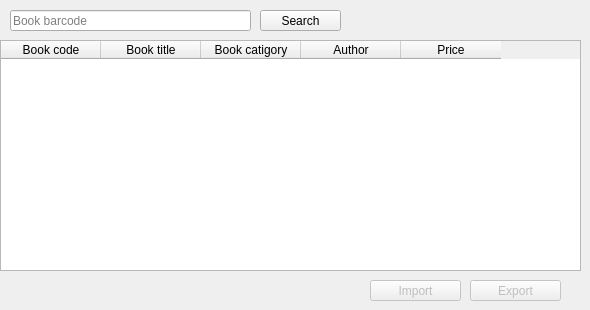
      <widget class="QWidget" name="tab_8">
       <attribute name="title">
        <string>All books</string>
       </attribute>
       <widget class="QLineEdit" name="lineEdit_2">
        <property name="geometry">
         <rect>
          <x>10</x>
          <y>10</y>
          <width>241</width>
          <height>21</height>
         </rect>
        </property>
        <property name="placeholderText">
         <string>Book barcode</string>
        </property>
       </widget>
       <widget class="QPushButton" name="pushButton_9">
        <property name="geometry">
         <rect>
          <x>260</x>
          <y>10</y>
          <width>81</width>
          <height>21</height>
         </rect>
        </property>
        <property name="text">
         <string>Search</string>
        </property>
       </widget>
       <widget class="QTableWidget" name="tableWidget_2">
        <property name="geometry">
         <rect>
          <x>0</x>
          <y>40</y>
          <width>581</width>
          <height>231</height>
         </rect>
        </property>
        <column>
         <property name="text">
          <string>Book code</string>
         </property>
        </column>
        <column>
         <property name="text">
          <string>Book title</string>
         </property>
        </column>
        <column>
         <property name="text">
          <string>Book catigory</string>
         </property>
        </column>
        <column>
         <property name="text">
          <string>Author</string>
         </property>
        </column>
        <column>
         <property name="text">
          <string>Price</string>
         </property>
        </column>
       </widget>
       <widget class="QPushButton" name="pushButton_34">
        <property name="enabled">
         <bool>false</bool>
        </property>
        <property name="geometry">
         <rect>
          <x>370</x>
          <y>280</y>
          <width>91</width>
          <height>21</height>
         </rect>
        </property>
        <property name="text">
         <string>Import</string>
        </property>
       </widget>
       <widget class="QPushButton" name="pushButton_35">
        <property name="enabled">
         <bool>false</bool>
        </property>
        <property name="geometry">
         <rect>
          <x>470</x>
          <y>280</y>
          <width>91</width>
          <height>21</height>
         </rect>
        </property>
        <property name="text">
         <string>Export</string>
        </property>
       </widget>
      </widget>
